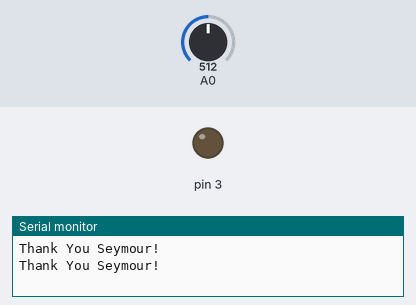
Simulated run of this sketch. Board: Arduino Uno, built with avr-gcc and run on an emulated ATmega328P. Shown: output pins drawn as LEDs (lit = HIGH), the last lines printed to the serial monitor. Inputs (shaded band) come from the test bench; at power-on: A0 = 512.

Above: at 5.8 s.
5.9 s: A0 set to 492
At 10.9 s:
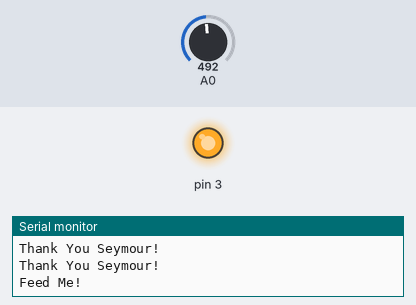
11.9 s: A0 set to 510
At 15.9 s:
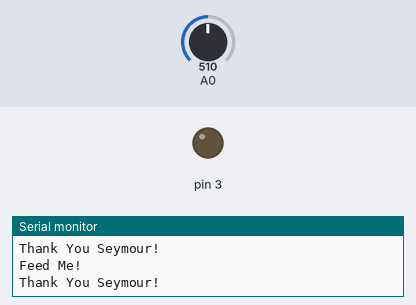
17.9 s: A0 set to 490
At 20.9 s:
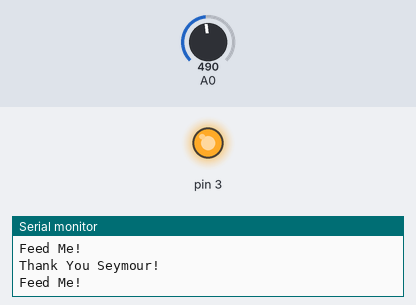
Timing chart, 0 to 22.4 s (numbered marks = the images above; inputs shaded):
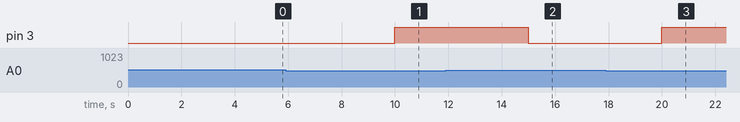

Measured:
- the behaviour switches between 501 and 500 on A0 (found by bisection; images 0 and 1)
- after the input at 5.9 s, pin 3: LOW → HIGH after 4.1 s
- after the input at 11.9 s, pin 3: HIGH → LOW after 3.1 s
- after the input at 17.9 s, pin 3: LOW → HIGH after 2.1 s

The sketch:

arduino_piersanti.pde
```cpp
/*Progetto Arduino Programmazione I con laboratorio. Paolo Piersanti Laurea Magistrale Matematica*/

int valore_letto;
void setup()
{
/*This is called when the program starts. It
basically sets up the board. Put any initialization
code here.*/
	Serial.begin(9600);
	pinMode(3, OUTPUT);
	pinMode(0, INPUT);
	puts("Welcome");
}
void loop()
{
/*This is where your main code goes. This function
loops over and over, and allows you to respond to
input from your sensors. It only stops running when
the board is switched off*/
	valore_letto=analogRead(0);
	if ((valore_letto<500)||(valore_letto==500)){
		digitalWrite(3, HIGH); /*Accende il led*/
		Serial.println("Feed Me!");
	}else{
		digitalWrite(3,LOW); /*Spegne il led*/
		Serial.println("Thank You Seymour!");
	}
	delay(5000); /*Il programma dorme 5 secondi*/
}
```
